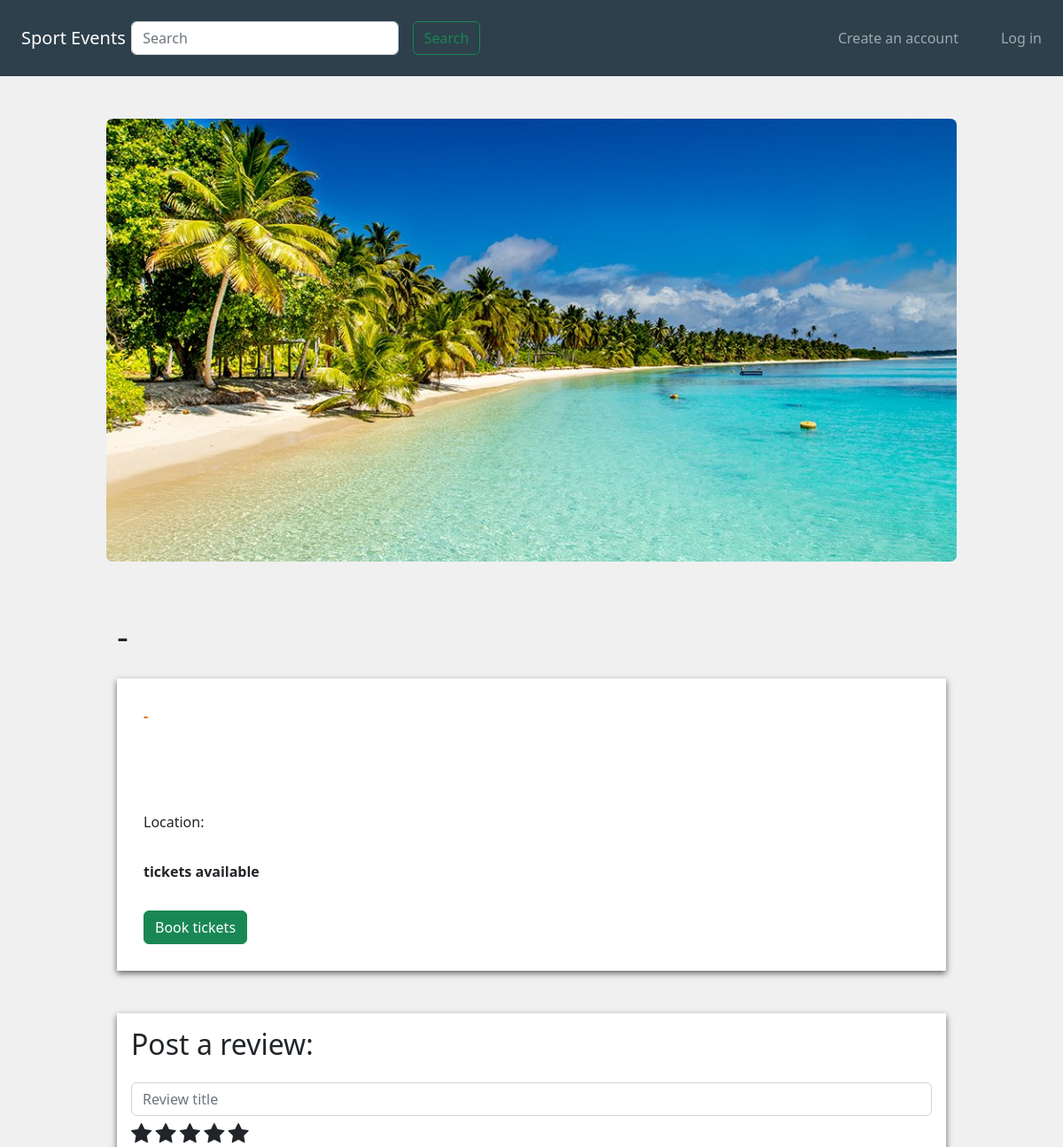
The app's page /events/2 (upper part), older data.
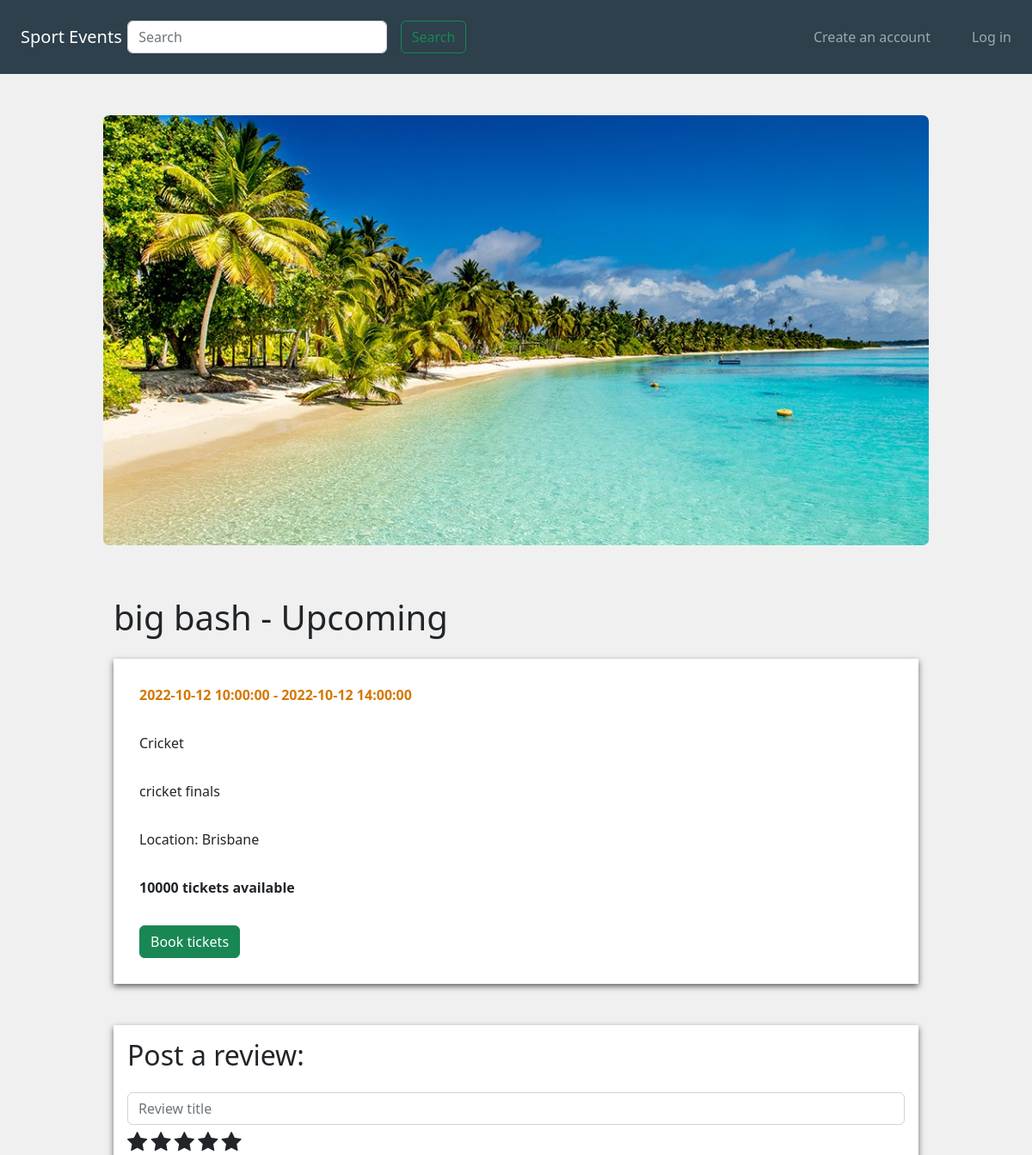
The same page, newer data.
### website/models.py (models this page shows, shortened)
class Events(db.Model):
    __tablename__ = 'events'
    EventId = db.Column(db.Integer, primary_key=True)
    EventName = db.Column(db.String(80))
    Location = db.Column(db.String(80))
    StartDate = db.Column(db.DateTime)
    EndDate = db.Column(db.DateTime)
    description = db.Column(db.String(500))
    Image = db.Column(db.String(400))
    Status_id = db.Column(db.Integer)
    Catergory_id = db.Column(db.Integer)
    MaxTickets = db.Column(db.Integer)
    UserId = db.Column(db.Integer)
    reviews = db.relationship('Reviews', backref='event')
    bookings = db.relationship('Bookings', backref='event')
    Catergory_id = db.Column(db.Integer, db.ForeignKey('catergories.CatergoryId'))
    Status_id = db.Column(db.Integer, db.ForeignKey('eventStatus.EventStatusId'))
    UserId = db.Column(db.Integer, db.ForeignKey('users.UserId'))

class EventStatus(db.Model):
    __tablename__ = 'eventStatus'
    EventStatusId = db.Column(db.Integer, primary_key=True)
    Status = db.Column(db.String(80))
    Event = db.relationship('Events', backref='Status')
    def __repr__(self): #print
        return "{}".format(self.Status)

class Catergory(db.Model):
    __tablename__ = 'catergories'
    CatergoryId = db.Column(db.Integer, primary_key=True)
    CatergoryName = db.Column(db.String(100))
    Event = db.relationship('Events', backref='CatergoryName')
    def __repr__(self):
        return "{}".format(self.CatergoryName)

### website/events.py (the view)
@bp.route('/<id>')
def show(id):
    event = Events.query.filter_by(EventId=id).first()
    cform = ReviewForm()
    return render_template('/event.html', event=event, form=cform)

### website/forms.py
class ReviewForm(FlaskForm):
  title = StringField('Review Title', [InputRequired()]) # Must enter title
  rating = StringField('Rating out of 5', [InputRequired()]) # Must enter rating
  comment = TextAreaField('Review comment', validators=[InputRequired()]) # Must enter review comment
  submit = SubmitField('Create')

### website/templates/event.html (shortened to what this page needs)
{% extends 'base.html' %}
{% block head %}
    <link href="https://cdn.jsdelivr.net/npm/bootstrap@5.2.0/dist/css/bootstrap.min.css" rel="stylesheet">
    <link rel="stylesheet" href="https://cdnjs.cloudflare.com/ajax/libs/font-awesome/4.7.0/css/font-awesome.min.css">
    <link rel="stylesheet" href="../static/css/style.css">
    <link rel="stylesheet" href="../static/css/event.css">
{% endblock %}
{% block content %}
    <div class="p-4" id="navbarSpacer"></div>
    <div id="eventImg">
        <img src="../static/img/beach.jpg" id="eventImg2">
    </div>
    <div class="container-fluid" id="mainBox">
        <div id="imgSpacer"></div>
        <h1>{{event.EventName}} - {{event.Status}}</h1>
        <div class="p-2"></div>
        <div class="container-fluid eventInfo">
            <p class="eventDateTime">{{event.StartDate}} - {{event.EndDate}}</p>
            <div class="p-2"></div>
            <p>{{event.CatergoryName}}</p>
            <div class="p-2"></div>
            <p>{{event.description}}</p>
            <div class="p-2"></div>
            <p>Location: {{event.Location}}</p>
            <div class="p-2"></div>
            <p class="eventTickets">{{event.MaxTickets}} tickets available</p>
            <div class="p-2"></div>
            <button type="button" class="btn btn-success" data-toggle="modal" data-target="#ticketModal">
                Book tickets
            </button>
        </div>
        <div class="p-4"></div>
        <div class="p-3 review">
            <h2>Post a review:</h2>
            <div class="p-2"></div>
            <form>
                <input type="text" class="form-control" placeholder="Review title">
                <div class="p-1"></div>
                <div id="ratingDiv">
                    <label for="star1" class="ratingLabel">
                        <span class="fa fa-star rating"></span>
                    </label>
                    <label for="star2" class="ratingLabel">
                        <span class="fa fa-star rating"></span>
                    </label>
                    <label for="star3" class="ratingLabel">
                        <span class="fa fa-star rating"></span>
                    </label>
                    <label for="star4" class="ratingLabel">
                        <span class="fa fa-star rating"></span>
                    </label>
                    <label for="star5" class="ratingLabel">
                        <span class="fa fa-star rating"></span>
                    </label>
                </div>
            </form>
        </div>
    </div>
{% endblock %}

Row changes from the older to the newer data that the page shows:
added Events: EventName "big bash", StartDate "2022-10-12 10:00:00", EndDate "2022-10-12 14:00:00", description "cricket finals", Location "Brisbane", MaxTickets "10000"
now on this page (row unchanged): EventStatus: Status "Upcoming"
now on this page (row unchanged): Catergory: CatergoryName "Cricket"
